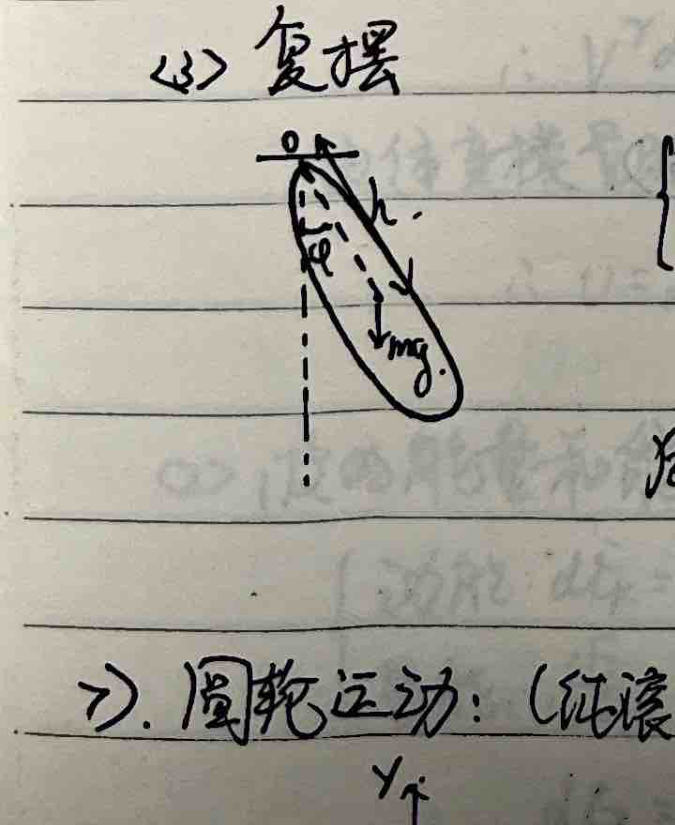
#> input picture olympiad-physics/images/ch01_compound_pendulum.png, 675 x 825 px, given in place of ch03_page_004.png, which was not available
$ python crop_ch03.py
#> lines starting #> are read from the running program, lines starting #| are printed output that depends on the picture; pictures that were not available may be replaced by others from this repository, and a replacement may not be noted
import os
from PIL import Image

in_dir = 'college-physics/images'
out_dir = 'college-physics/images'

def extract_rect(img_name, out_name, x0_pct, y0_pct, x1_pct, y1_pct):
#> called with img_name = 'ch03_page_004.png', out_name = 'topic_dielectric_reflection.png', x0_pct = 0.02, y0_pct = 0.17, x1_pct = 0.18, y1_pct = 0.26
    in_path = os.path.join(in_dir, img_name)
    out_path = os.path.join(out_dir, out_name)
    img = Image.open(in_path)
#> img is the input picture: PIL image 675x825 RGB; mean R, G, B 168.1, 164.5, 154.2
    width, height = img.size
#> width = 675; height = 825
    box = (
        int(width * x0_pct),
        int(height * y0_pct),
        int(width * x1_pct),
        int(height * y1_pct)
    )
#> box = (13, 140, 121, 214)
    cropped = img.crop(box)
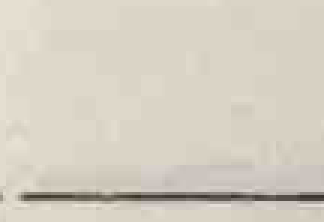
#> cropped: PIL image 108x74 RGB (shown 3 times larger); mean R, G, B 213, 206.9, 193.8
    cropped.save(out_path)
    print(f"Saved {out_path}")

# ch03_page_004.png
extract_rect("ch03_page_004.png", "topic_dielectric_reflection.png", 0.02, 0.17, 0.18, 0.26)
extract_rect("ch03_page_004.png", "topic_n_wave_graph.png", 0.05, 0.46, 0.28, 0.65)
#> call 2 of extract_rect, with img_name = 'ch03_page_004.png', out_name = 'topic_n_wave_graph.png', x0_pct = 0.05, y0_pct = 0.46, x1_pct = 0.28, y1_pct = 0.65
#> in extract_rect (call 2), `cropped = img.crop(box)`:
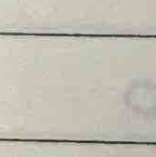
#> cropped: PIL image 156x157 RGB; mean R, G, B 193.5, 189.2, 176.7
extract_rect("ch03_page_004.png", "topic_p_wave_graph.png", 0.48, 0.46, 0.68, 0.65)
#> call 3 of extract_rect, with img_name = 'ch03_page_004.png', out_name = 'topic_p_wave_graph.png', x0_pct = 0.48, y0_pct = 0.46, x1_pct = 0.68, y1_pct = 0.65
#> in extract_rect (call 3), `cropped = img.crop(box)`:
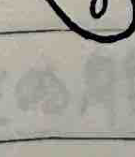
#> cropped: PIL image 135x157 RGB; mean R, G, B 161.3, 159.9, 151.1

# ch03_page_006.png
extract_rect("ch03_page_006.png", "topic_conductor_reflection.png", 0.02, 0.18, 0.18, 0.26)
#> call 4 of extract_rect, with img_name = 'ch03_page_006.png', out_name = 'topic_conductor_reflection.png', x0_pct = 0.02, y0_pct = 0.18, x1_pct = 0.18, y1_pct = 0.26
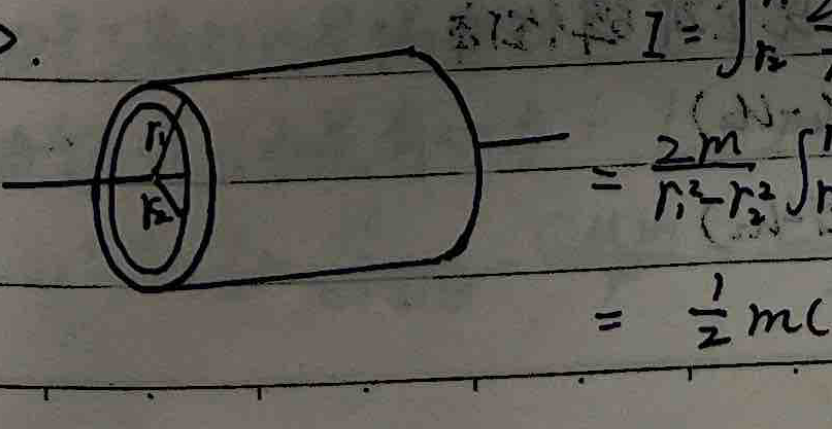
#> input picture olympiad-physics/images/ch01_cylindrical_shell.png, 832 x 429 px, given in place of ch03_page_006.png, which was not available
#> in extract_rect, img is the input picture: PIL image 832x429 RGB; mean R, G, B 95.1, 93, 86.6
#> in extract_rect (call 4), `cropped = img.crop(box)`:
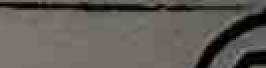
#> cropped: PIL image 133x34 RGB (shown 2 times larger); mean R, G, B 96.6, 92.2, 86.8

# ch03_page_007.png
extract_rect("ch03_page_007.png", "topic_n_wave_vectors.png", 0.02, 0.15, 0.15, 0.28)
#> in extract_rect (call 5), `cropped = img.crop(box)`:
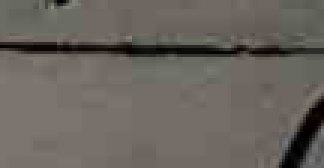
#> cropped: PIL image 108x56 RGB (shown 3 times larger); mean R, G, B 105.1, 99.9, 93.9
extract_rect("ch03_page_007.png", "topic_p_wave_vectors.png", 0.02, 0.65, 0.15, 0.76)
#> in extract_rect (call 6), `cropped = img.crop(box)`:
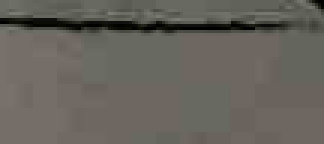
#> cropped: PIL image 108x48 RGB (shown 3 times larger); mean R, G, B 102.1, 98.7, 91.9

# ch03_page_009.png
#> (the run stopped early here; a loop or call above may not have finished)
